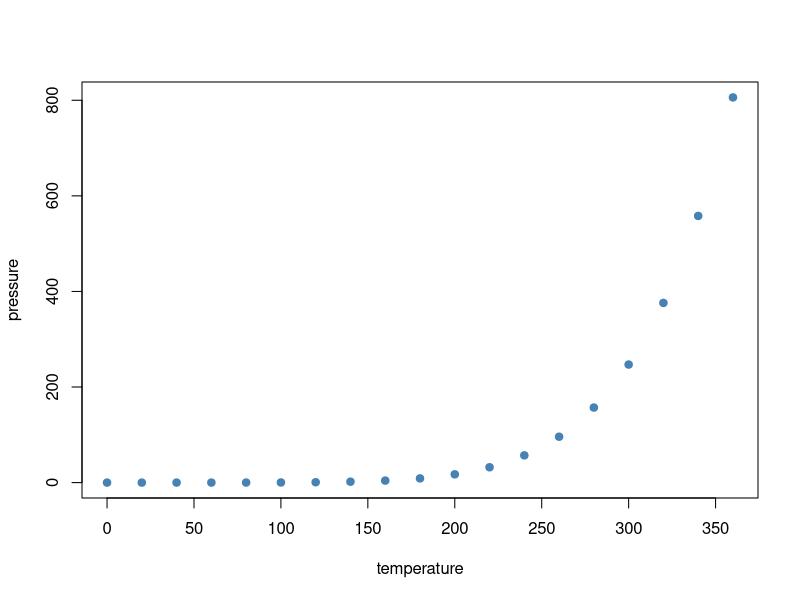

Recreate this plot in R. (Note: this script raises an error after producing the figure.)
## ---- chunk 1
knitr::opts_chunk$set(echo = TRUE)
## ---- chunk 2
summary(cars)
## ---- chunk 3
plot(pressure, col = "steelblue", pch =19)
## ---- chunk 4
8 + (4/7)^3
## ---- chunk 5
knitr::spin("../Rscripts/TodaysJunk.R")
